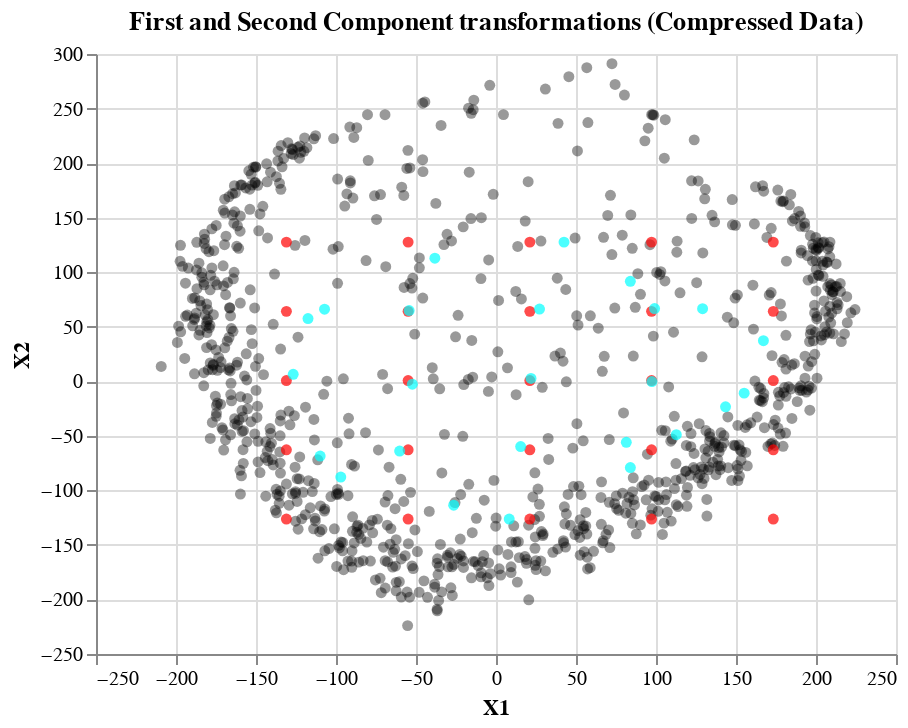

Notebook code for this chart:
### Code cell
closets_df = pd.DataFrame(z_2pc[closest_points,:], columns = ['X1', 'X2'])

chosen_points = alt.Chart(comb_points).mark_circle(color = 'red').encode(
                alt.X('X1:Q'),
                alt.Y('X2:Q')
            )
closests = alt.Chart(closets_df).mark_circle(color = 'cyan').encode(
                alt.X('X1:Q'),
                alt.Y('X2:Q')
            )


projected + chosen_points + closests

### Figure 1 — Vega-Lite specification as saved in the notebook (floating-point values rounded to 4 significant figures; data arrays with more than 128 entries replaced by an {"elided": "..."} marker saying what was removed)
{"config": {"view": {"continuousWidth": 400, "continuousHeight": 300}}, "layer": [{"data": {"name": "data-89fee495632628d9c5b86e8a78eead76"}, "mark": {"type": "circle", "color": "black", "opacity": 0.4}, "encoding": {"x": {"type": "quantitative", "field": "X1"}, "y": {"type": "quantitative", "field": "X2"}}, "title": "First and Second Component transformations (Compressed Data)"}, {"data": {"name": "data-94052a071e70df98401e27f3e7981230"}, "mark": {"type": "circle", "color": "red"}, "encoding": {"x": {"type": "quantitative", "field": "X1"}, "y": {"type": "quantitative", "field": "X2"}}}, {"data": {"name": "data-1eb4ce14ff1dd6c03088b66f034e2c88"}, "mark": {"type": "circle", "color": "cyan"}, "encoding": {"x": {"type": "quantitative", "field": "X1"}, "y": {"type": "quantitative", "field": "X2"}}}], "$schema": "https://vega.github.io/schema/vega-lite/v4.8.1.json", "datasets": {"data-89fee495632628d9c5b86e8a78eead76": {"elided": "890 records"}, "data-94052a071e70df98401e27f3e7981230": [{"X1": -131.0, "X2": -126.3}, {"X1": -54.93, "X2": -126.3}, {"X1": 21.15, "X2": -126.3}, {"X1": 97.23, "X2": -126.3}, {"X1": 173.3, "X2": -126.3}, {"X1": -131.0, "X2": -62.85}, {"X1": -54.93, "X2": -62.85}, {"X1": 21.15, "X2": -62.85}, {"X1": 97.23, "X2": -62.85}, {"X1": 173.3, "X2": -62.85}, {"X1": -131.0, "X2": 0.6212}, {"X1": -54.93, "X2": 0.6212}, {"X1": 21.15, "X2": 0.6212}, {"X1": 97.23, "X2": 0.6212}, {"X1": 173.3, "X2": 0.6212}, {"X1": -131.0, "X2": 64.09}, {"X1": -54.93, "X2": 64.09}, {"X1": 21.15, "X2": 64.09}, {"X1": 97.23, "X2": 64.09}, {"X1": 173.3, "X2": 64.09}, {"X1": -131.0, "X2": 127.6}, {"X1": -54.93, "X2": 127.6}, {"X1": 21.15, "X2": 127.6}, {"X1": 97.23, "X2": 127.6}, {"X1": 173.3, "X2": 127.6}], "data-1eb4ce14ff1dd6c03088b66f034e2c88": [{"X1": -97.01, "X2": -87.8}, {"X1": -26.45, "X2": -113.6}, {"X1": 8.271, "X2": -126.3}, {"X1": 83.97, "X2": -79.13}, {"X1": 112.7, "X2": -48.98}, {"X1": -109.9, "X2": -68.51}, {"X1": -60.23, "X2": -63.98}, {"X1": 15.42, "X2": -59.88}, {"X1": 81.44, "X2": -55.94}, {"X1": 143.5, "X2": -23.4}, {"X1": -126.7, "X2": 6.388}, {"X1": -52.27, "X2": -2.707}, {"X1": 21.89, "X2": 2.555}, {"X1": 97.42, "X2": -0.286}, {"X1": 155.1, "X2": -10.87}, {"X1": -117.5, "X2": 57.48}, {"X1": -54.28, "X2": 64.83}, {"X1": 27.2, "X2": 66.22}, {"X1": 99.1, "X2": 66.64}, {"X1": 167.1, "X2": 37.22}, {"X1": -107.2, "X2": 66.04}, {"X1": -38.21, "X2": 112.9}, {"X1": 42.51, "X2": 127.6}, {"X1": 83.96, "X2": 91.65}, {"X1": 129.1, "X2": 66.53}]}}
